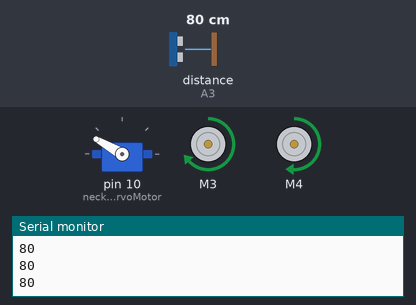
A sketch run on a simulated Arduino Uno, built with avr-gcc and run on an emulated ATmega328P. Shown: servo, 2 × DC motor (green arrow = forward, orange = backward, longer = faster), the last lines printed to the serial monitor. Wiring (inferred from the names in the program): ultrasonic range finder: trigger A2; echo A3. The inputs (shaded band) are chosen by the test bench; at power-on: distance to the obstacle (sensor on A3) 80 cm. The echo pulse lasts 58.3 µs per cm; random numbers use the default seed unless the sketch sets one.

Above: at 3.2 s.
3.3 s: distance to the obstacle (sensor on A3) set to 13 cm
6.3 s: distance to the obstacle (sensor on A3) set to 10 cm
At 7.0 s:
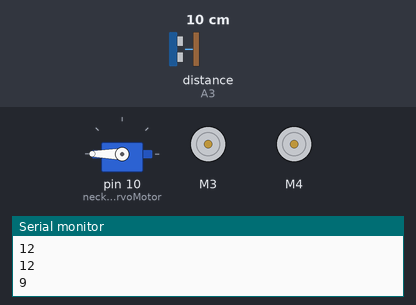
At 7.5 s:
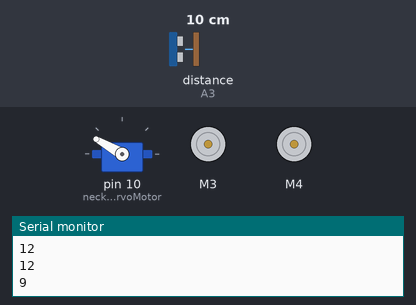
9.3 s: distance to the obstacle (sensor on A3) set to 18 cm
12.3 s: distance to the obstacle (sensor on A3) set to 2 cm
At 14.1 s:
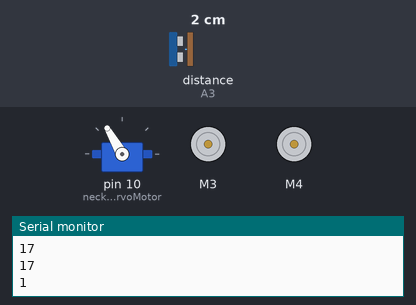
Timing chart, 0 to 16.3 s (numbered marks = the images above; inputs shaded):
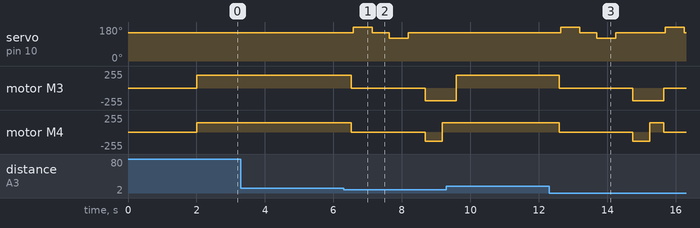

Measured:
- the behaviour switches between 12 and 11 cm on distance to the obstacle (sensor on A3) (found by bisection; images 0 and 1)
- after the input at 6.3 s, servo on pin 10 (neckControllerServoMotor): 150° → 180° after 0.28 s, → 150° 0.55 s later, → 120° 0.50 s later, → 150° 0.55 s later; motor M3: forward 190/255 → stopped after 0.23 s, → backward 190/255 2.2 s later; motor M4: forward 140/255 → stopped after 0.23 s, → backward 140/255 2.2 s later, → forward 140/255 0.50 s later
- after the input at 12.3 s, servo on pin 10 (neckControllerServoMotor): 150° → 180° after 0.34 s, → 150° 0.55 s later, → 120° 0.50 s later, → 150° 0.55 s later, … (6 changes in this stretch); motor M3: forward 190/255 → stopped after 0.29 s, → backward 190/255 2.2 s later, → stopped 0.90 s later

The sketch:

Smart_Robot_Car_V1.ino
```cpp
// ArduCAM Smart_Robot_Car demo (C)2017
//Before using this demo, you shold install AFMotor library
//which are in the InstallLibrary folder.
// This demo support smart mode .
//video link: https://youtu.be/0FB7J-Qzcag

/***********************[NOTICE]*********************************
  We can't guarantee that the motor load
  is exactly the same, so it increases the compensation
  factor. You should adjust them to suit for your motor
****************************************************************/
#define leftFactor 60
#define rightFactor 10

#define speedSet  130
#define TURN_DIST 10

#include <Servo.h>
#include <AFMotor.h>

Servo neckControllerServoMotor;
AF_DCMotor leftMotor(3, MOTOR34_64KHZ);
AF_DCMotor rightMotor(4, MOTOR34_64KHZ);

int trig = A2;
int echo = A3;
unsigned int S;
unsigned int Sleft;
unsigned int Sright;

void setup() {
  Serial.begin(9600);
  pinMode(trig, OUTPUT);
  pinMode(echo, INPUT);
  //initializing hte servo motor to pin10
  neckControllerServoMotor.attach(10);
  //setting the starting position of the microservo
  neckControllerServoMotor.write(150);
  //setting an initial delay
  delay(2000);
}
void loop() {
  neckControllerServoMotor.write(150);
  range();
  Serial.print(S);
  Serial.print("\n");
  if (S <= TURN_DIST ) {
    turn();
  } else if (S > TURN_DIST) {
    moveForward();
  }
}
void turn() {
  moveStop();
  neckControllerServoMotor.write(240);
  delay(500);
  range();
  Sleft = S;
  neckControllerServoMotor.write(150);
  delay(500);
  neckControllerServoMotor.write(120);
  delay(500);
  range();
  Sright = S;
  neckControllerServoMotor.write(150);
  delay(500);
  if (Sleft <= TURN_DIST && Sright <= TURN_DIST) {
    moveBackward();
    delay(500);
    int x = random(1);
    if (x = 0) {
      turnRight();
    }
    else {
      turnLeft();
    }
  } else {
    if (Sleft >= Sright) {
      turnLeft();
    } else {
      turnRight();
    }
  }
}
void range() {
  moveStop();
  //starting not reading
  digitalWrite(trig, LOW);
  delayMicroseconds(2);
  //now it is taking data
  digitalWrite(trig, HIGH);
  delayMicroseconds(10);
  //stopped reading value
  digitalWrite(trig, LOW);
  int distance = pulseIn(echo, HIGH);
  distance = distance / 58;
  S = distance;
  if (S < TURN_DIST) {
    delay(50);
  }
}
void moveForward() {
  leftMotor.run(FORWARD);
  rightMotor.run(FORWARD);
  leftMotor.setSpeed(speedSet + leftFactor);
  rightMotor.setSpeed(speedSet + rightFactor);
  delay(500);
}
void turnLeft() {
  leftMotor.run(BACKWARD);
  rightMotor.run(FORWARD);
  leftMotor.setSpeed(speedSet + leftFactor);
  rightMotor.setSpeed(speedSet + rightFactor);
  delay(400);
  moveStop();
}
void turnRight() {
  leftMotor.run(FORWARD);
  rightMotor.run(BACKWARD);
  leftMotor.setSpeed(speedSet + leftFactor);
  rightMotor.setSpeed(speedSet + rightFactor);
  delay(400);
  moveStop();
}
void moveBackward() {
  leftMotor.run(BACKWARD);
  rightMotor.run(BACKWARD);
  leftMotor.setSpeed(speedSet + leftFactor);
  rightMotor.setSpeed(speedSet + rightFactor);
}
void moveStop() {
  leftMotor.run(RELEASE); rightMotor.run(RELEASE);
}
```
